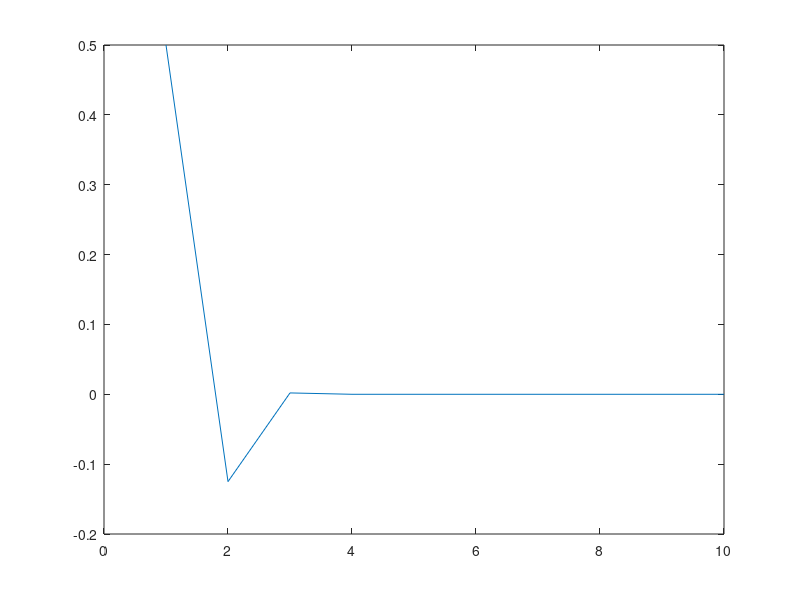

This chart was generated by the following MATLAB code:
function [answer] = hw3_q1()

    % Newton's method with x0 = 0.5
    newton1 = zeros(1,10);
    newton1(1) = 0.5;
    for i=2:length(newton1)
        newton1(i) = step(newton1(i-1));
    end
    
    plot(1:length(newton1), newton1)
    
    % Newton's method with x0 = 1.5
    newton2 = zeros(1,10);
    newton2(1) = 1.5;
    for i=2:length(newton2)
        newton2(i) = step(newton2(i-1));
    end
    
    figure
    plot(1:length(newton2), newton2)
    
    answer = newton2;
end

% our chosen function
function [answer] = f(x)
    answer = x / sqrt(1+x^2);
end

% the derivative of our chosen function
function [answer] = fPrime(x)
    answer = 1 / (1+x^2)^(3/2);
end

% one iteration of Newton's method
function [answer] = step(x)
    answer = x - f(x)/fPrime(x);
end